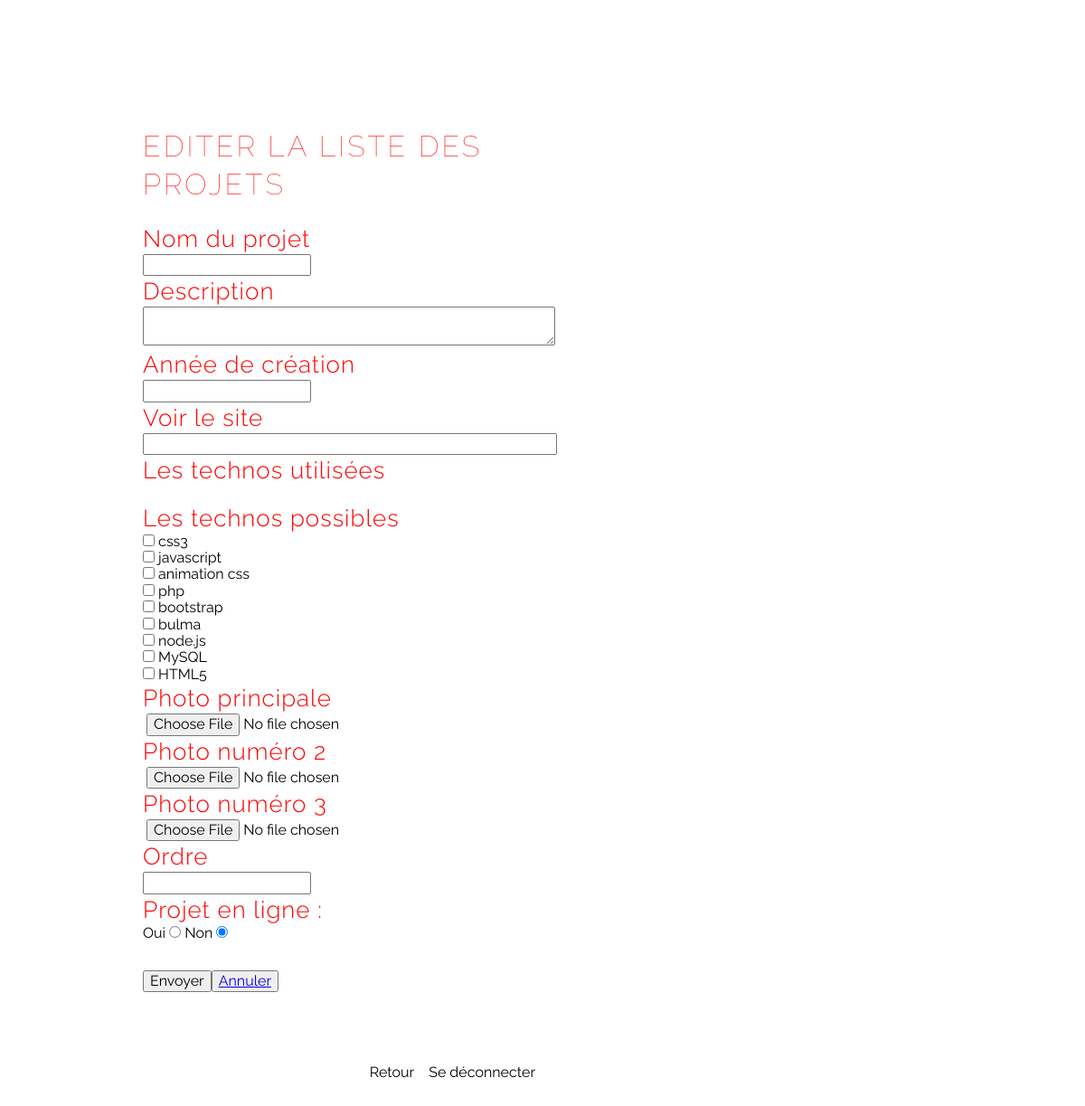
/admin/projets/form_projet.php, run on the app's committed database.
### tables this page shows
CREATE TABLE `technos` (
  `id_techno` int(11) NOT NULL,
  `iduu` varchar(500) NOT NULL DEFAULT 'TEXT_TECHNO',
  `nomtechno` varchar(200) NOT NULL
);

### config.php (called while the page is built, shortened)
<?php
$_url_base = "http://localhost/coursphp/monbook/";

### admin/projets/form_projet.php (the view, shortened to what this page needs)
<?php
include "../../config.php";
include "../include/head_admin.php";
global $bdd;
$query = $bdd -> prepare("SELECT * from technos where iduu = :iduu");
$query -> execute([":iduu" => "TEXT_TECHNO"]);
$list_techno = $query -> fetchAll(PDO::FETCH_ASSOC);
if(!empty($_GET["projetedit"])) {
  $projetedit = $bdd -> query("SELECT * from projets where id_projet = " . $_GET["projetedit"]) -> fetch();
        $request = $bdd -> query("SELECT * from projets_technos, projets, technos where
        projets.id_projet = projets_technos.projet_id
        AND technos.id_techno = projets_technos.techno_id
        AND id_projet = $_GET[projetedit]");
      $technologies = $request -> fetchAll(PDO::FETCH_ASSOC);
} else {
  $projetedit = [];
  $projetedit["titre"] = "";
  $projetedit["presentation"] = "";
  $projetedit["lien"] = "";
  $projetedit["annee"] = "";
  $projetedit["ordre"] = "";
  $projetedit["visible"] = "";
}
?>
<h1>Editer la liste des projets</h1>
<form enctype="multipart/form-data" action="form_projet_resp.php" method="post">
    <ul>
        <li>
            <h2>Nom du projet</h2>
            <input type="text" name="titre" value="<?php echo $projetedit["titre"] ?>">
        </li>
        <li>
            <h2>Description</h2>
            <textarea name="presentation" style="width:100%"> <?php echo $projetedit["presentation"] ?> </textarea>
        </li>
        <li>
            <h2>Année de création</h2>
            <input name="annee" value="<?php echo $projetedit["annee"] ?>">
        </li>
        <li>
            <h2>Voir le site</h2>
            <input name="lien" value="<?php echo $projetedit["lien"] ?>" style="width:100%">
        </li>
        <li>
            <h2>Les technos utilisées</h2>
            <?php if(!empty($_GET["projetedit"])) {?>
            <div class="techno-list">
                <?php foreach($technologies as $key => $technocheck){?>
                <input type="checkbox" id="<?php echo $technocheck["nomtechno"]?>" class="input-search" value="<?php echo $technocheck["id_techno"]?>" checked>
                <label for="<?php echo $technocheck["nomtechno"]?>"><?php echo $technocheck["nomtechno"]?></label>
                <?php echo "<br>"; }; ?>
            </div>
            <?php } else { echo "<br>"; }; ?>
        </li>
        <li>
            <h2>Les technos possibles</h2>
            <div class="techno-list">
                <?php
                foreach($list_techno as $key => $techno){?>
                <input type="checkbox" id="<?php echo $techno["nomtechno"]?>" name="techno[]" class="input-search" value="<?php echo $techno["id_techno"]?>">
                <label for="<?php echo $techno["nomtechno"]?>"><?php echo $techno["nomtechno"]?></label>
                <?php echo "<br>"; }; ?>
            </div>
        </li>
        <li>
            <h2>Photo principale</h2>
            <input name="img_main" type="file" accept="image/jpeg" />
        </li>
        <li>
            <h2>Photo numéro 2</h2>
            <input name="img1" type="file" accept="image/jpeg" />
        </li>
        <li>
            <h2>Photo numéro 3</h2>
            <input name="img2" type="file" accept="image/jpeg" />
        </li>
        <li>
            <h2>Ordre</h2>
            <input name="ordre" value="<?php echo $projetedit["ordre"] ?>">
        </li>
        <li>
            <h2>Projet en ligne : </h2>
            <?php
            if($projetedit["visible"] === "0" || empty($projetedit["visible"])){?>
                <label for="online-oui">Oui</label>
                <input id="online-oui" type="radio" name="visible" value="1">
                <label for="online-non">Non</label>
                <input id="online-non" type="radio" name="visible" value="0" checked>
            <?php } else if($projetedit["visible"] === "1"){?>
                <label for="online-oui">Oui</label>
                <input id="online-oui" type="radio" name="visible" value="1" checked>
                <label for="online-non">Non</label>
                <input id="online-non" type="radio" name="visible" value="0">
            <?php }; ?>
        </li>
    </ul>
    <div class="flex" style="padding-top: 2rem">
        <button type="submit">Envoyer</button>
        <button type="button"><a href="<?php echo $_url_base ?>admin/projets/list_projets.php">Annuler</a></button>
    </div>
</form>
<?php include "../include/footer_admin.php"; ?>

### admin/css/style_admin.css (style rules this page uses)
html { width: 100%; height: 100%; perspective: 900; overflow-y: scroll; color: black; }
.flex { display: flex; }
body { min-height: 0; display: inline-block; position: relative; left: 8rem; margin: 90px 0; max-width: 450px; padding: 30px; background: url("../../template/site2020/img/philip-brown-EinKdyLyK98-unsplash.jpg") no-repeat center center fixed; -webkit-background-size: cover; -moz-background-size: cover; -o-background-size: cover; background-size: cover; font-family: Raleway; }
h1, h2 { color: red; }
h1 { text-transform: uppercase; font-size: 2rem; line-height: 42px; letter-spacing: 3px; font-weight: 100; }
h2 { font-size: 26px; line-height: 34px; font-weight: 300; letter-spacing: 1px; display: block; margin: 0; }
ul { list-style: none; perspective: 900; padding: 0; margin: 0; }
ul li { position: relative padding: 0 margin: 0 padding-bottom: 4px padding-top: 18px border-top: 1px dotted $grey }

### data on the page
technos: nomtechno "css3"
technos: nomtechno "javascript"
technos: nomtechno "animation css"
technos: nomtechno "php"
technos: nomtechno "bootstrap"
technos: nomtechno "bulma"
technos: nomtechno "node.js"
technos: nomtechno "MySQL"
technos: nomtechno "HTML5"
